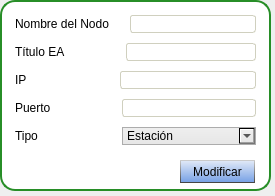
<?xml version="1.0" encoding="UTF-8"?>
<ui version="4.0">
 <class>Dialog</class>
 <widget class="QDialog" name="Dialog">
  <property name="geometry">
   <rect>
    <x>0</x>
    <y>0</y>
    <width>275</width>
    <height>196</height>
   </rect>
  </property>
  <property name="windowTitle">
   <string>Dialog</string>
  </property>
  <widget class="QFrame" name="frame">
   <property name="geometry">
    <rect>
     <x>0</x>
     <y>0</y>
     <width>271</width>
     <height>191</height>
    </rect>
   </property>
   <property name="styleSheet">
    <string notr="true">QFrame#frame{
	border: 2px solid rgb(39, 142, 39);
	border-radius: 15px;
	background-color: rgb(255, 255, 255);
}
QLineEdit{
	border: 1px solid rgb(208, 208, 191);
	border-radius: 3px;
	color: rgb(0, 0, 0);
}

QPushButton{
	color: rgb(0, 0, 0);
	background-color: qlineargradient(spread:pad, x1:0.494318, y1:1, x2:0.5, y2:0, stop:0 rgba(116, 159, 229, 255), stop:1 rgba(228, 235, 247, 255));
	border-top: 1px solid rgb(202, 202, 202);
	border-bottom: 1px solid rgb(70, 70, 70);
	border-left: 1px solid qlineargradient(spread:pad, x1:0.505682, y1:1, x2:0.505227, y2:0, stop:0 rgba(70, 70, 70, 255), stop:1 rgba(202, 202, 202, 255));
	border-right: 1px solid qlineargradient(spread:pad, x1:0.505682, y1:1, x2:0.505227, y2:0, stop:0 rgba(70, 70, 70, 255), stop:1 rgba(202, 202, 202, 255));
}

QPushButton:hover{
	color: rgb(0, 0, 0);
	border: none;
	background-color: qlineargradient(spread:pad, x1:0.511, y1:0, x2:0.568, y2:1, stop:0 rgba(116, 159, 229, 255), stop:1 rgba(228, 235, 247, 255));
}

QPushButton:checked{
	color: rgb(0, 0, 0);
	background-color: qlineargradient(spread:pad, x1:0.511, y1:0, x2:0.568, y2:1, stop:0 rgba(116, 159, 229, 255), stop:1 rgba(228, 235, 247, 255));
	border-bottom: 1px solid rgb(202, 202, 202);
	border-top: 1px solid rgb(70, 70, 70);
	border-left: 1px solid qlineargradient(spread:pad, x1:0.5, y1:0, x2:0.488, y2:1, stop:0 rgba(70, 70, 70, 255), stop:1 rgba(202, 202, 202, 255));
	border-right: 1px solid qlineargradient(spread:pad, x1:0.5, y1:0, x2:0.488, y2:1, stop:0 rgba(70, 70, 70, 255), stop:1 rgba(202, 202, 202, 255));
}

QPushButton:disabled{
	color: rgb(136, 136, 136);
	border: 1px solid rgb(167, 167, 167);
	
	background-color: rgb(238, 238, 238);
}


QComboBox{
	color: rgb(0, 0, 0);
	border: 1px solid rgb(172, 172, 172);
	background-color: qlineargradient(spread:pad, x1:0.494, y1:1, x2:0.5, y2:0, stop:0 rgba(230, 230, 230, 255), stop:1 rgba(239, 239, 239, 255));
	text-align: right;
}

QComboBox:hover{
	color: rgb(0, 0, 0);
	border: 1px solid rgb(86, 157, 229);
	background-color: qlineargradient(spread:pad, x1:0.505682, y1:1, x2:0.511, y2:0, stop:0 rgba(220, 236, 252, 255), stop:1 rgba(234, 243, 252, 255));
}</string>
   </property>
   <property name="frameShape">
    <enum>QFrame::StyledPanel</enum>
   </property>
   <property name="frameShadow">
    <enum>QFrame::Raised</enum>
   </property>
   <widget class="QPushButton" name="pushButton">
    <property name="geometry">
     <rect>
      <x>180</x>
      <y>160</y>
      <width>75</width>
      <height>23</height>
     </rect>
    </property>
    <property name="text">
     <string>Modificar</string>
    </property>
   </widget>
   <widget class="QWidget" name="layoutWidget">
    <property name="geometry">
     <rect>
      <x>15</x>
      <y>12</y>
      <width>241</width>
      <height>136</height>
     </rect>
    </property>
    <layout class="QVBoxLayout" name="verticalLayout">
     <item>
      <layout class="QHBoxLayout" name="horizontalLayout">
       <item>
        <widget class="QLabel" name="label_2">
         <property name="text">
          <string>Nombre del Nodo</string>
         </property>
        </widget>
       </item>
       <item>
        <spacer name="horizontalSpacer">
         <property name="orientation">
          <enum>Qt::Horizontal</enum>
         </property>
         <property name="sizeType">
          <enum>QSizePolicy::Fixed</enum>
         </property>
         <property name="sizeHint" stdset="0">
          <size>
           <width>15</width>
           <height>20</height>
          </size>
         </property>
        </spacer>
       </item>
       <item>
        <widget class="QLineEdit" name="lineEdit"/>
       </item>
      </layout>
     </item>
     <item>
      <layout class="QHBoxLayout" name="horizontalLayout_2">
       <item>
        <widget class="QLabel" name="label_3">
         <property name="text">
          <string>Título EA</string>
         </property>
        </widget>
       </item>
       <item>
        <spacer name="horizontalSpacer_2">
         <property name="orientation">
          <enum>Qt::Horizontal</enum>
         </property>
         <property name="sizeType">
          <enum>QSizePolicy::Fixed</enum>
         </property>
         <property name="sizeHint" stdset="0">
          <size>
           <width>55</width>
           <height>20</height>
          </size>
         </property>
        </spacer>
       </item>
       <item>
        <widget class="QLineEdit" name="lineEdit_2"/>
       </item>
      </layout>
     </item>
     <item>
      <layout class="QHBoxLayout" name="horizontalLayout_3">
       <item>
        <widget class="QLabel" name="label_4">
         <property name="text">
          <string>IP</string>
         </property>
        </widget>
       </item>
       <item>
        <spacer name="horizontalSpacer_3">
         <property name="orientation">
          <enum>Qt::Horizontal</enum>
         </property>
         <property name="sizeType">
          <enum>QSizePolicy::Fixed</enum>
         </property>
         <property name="sizeHint" stdset="0">
          <size>
           <width>87</width>
           <height>20</height>
          </size>
         </property>
        </spacer>
       </item>
       <item>
        <widget class="QLineEdit" name="lineEdit_3"/>
       </item>
      </layout>
     </item>
     <item>
      <layout class="QHBoxLayout" name="horizontalLayout_4">
       <item>
        <widget class="QLabel" name="label_5">
         <property name="text">
          <string>Puerto</string>
         </property>
        </widget>
       </item>
       <item>
        <spacer name="horizontalSpacer_4">
         <property name="orientation">
          <enum>Qt::Horizontal</enum>
         </property>
         <property name="sizeType">
          <enum>QSizePolicy::Fixed</enum>
         </property>
         <property name="sizeHint" stdset="0">
          <size>
           <width>65</width>
           <height>20</height>
          </size>
         </property>
        </spacer>
       </item>
       <item>
        <widget class="QLineEdit" name="lineEdit_4"/>
       </item>
      </layout>
     </item>
     <item>
      <layout class="QHBoxLayout" name="horizontalLayout_5">
       <item>
        <widget class="QLabel" name="label">
         <property name="sizePolicy">
          <sizepolicy hsizetype="Fixed" vsizetype="Preferred">
           <horstretch>61</horstretch>
           <verstretch>0</verstretch>
          </sizepolicy>
         </property>
         <property name="text">
          <string>Tipo</string>
         </property>
        </widget>
       </item>
       <item>
        <spacer name="horizontalSpacer_5">
         <property name="orientation">
          <enum>Qt::Horizontal</enum>
         </property>
         <property name="sizeType">
          <enum>QSizePolicy::Fixed</enum>
         </property>
         <property name="sizeHint" stdset="0">
          <size>
           <width>78</width>
           <height>20</height>
          </size>
         </property>
        </spacer>
       </item>
       <item>
        <widget class="QComboBox" name="comboBox">
         <item>
          <property name="text">
           <string>Estación</string>
          </property>
         </item>
         <item>
          <property name="text">
           <string>Servidor</string>
          </property>
         </item>
        </widget>
       </item>
      </layout>
     </item>
    </layout>
   </widget>
  </widget>
 </widget>
 <resources/>
 <connections/>
</ui>
